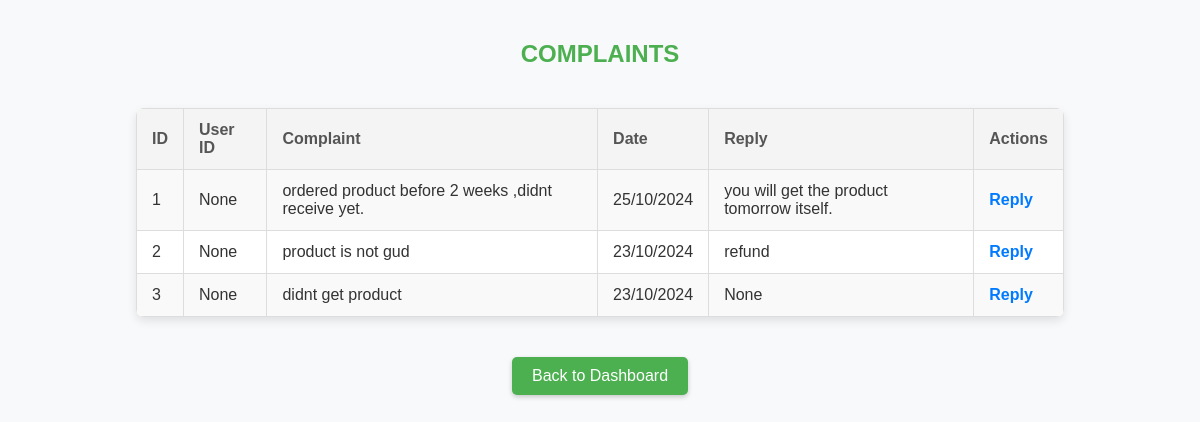
Page /app/complaintclass/ on the committed database.
### app/models.py (models this page shows)
class complaint(models.Model):
    userid=models.ForeignKey(Logintable,null=True,blank=True,on_delete=models.CASCADE)
    complaint=models.CharField(max_length=255,null=True,blank=True)
    date=models.CharField(max_length=255,null=True,blank=True)
    reply=models.CharField(max_length=255,null=True,blank=True)

### app/views.py (the view)
# urls.py: path('complaintclass/',complaintclass.as_view(),name='complaintclass'),
class complaintclass(View):
    def get(self,request):
        xyz=complaint.objects.all()
        return render(request,"complaint.html",{'x':xyz})

### templates/complaint.html (shortened to what this page needs)
<!DOCTYPE html>
<html lang="en">
<head>
</head>
<body>
    <h2>Complaints</h2>
    <table>
        <tr>
            <th>ID</th>
            <th>User ID</th>
            <th>Complaint</th>
            <th>Date</th>
            <th>Reply</th>
            <th>Actions</th>
        </tr>
        {% for i in x %}
        <tr>
            <td>{{ forloop.counter }}</td>
            <td>{{ i.userid }}</td>
            <td>{{ i.complaint }}</td>
            <td>{{ i.date }}</td>
            <td>{{ i.reply }}</td>
            <td class="actions">
                <a href="/app/complaintedit/{{ i.id }}">Reply</a>
            </td>
        </tr>
        {% endfor %}
    </table>
    <a href="/app/admindashboard" class="home-link">Back to Dashboard</a>
</body>
</html>

### templates/complaint.html (style rules this page uses)
body { font-family: Arial, sans-serif; margin: 0; padding: 0; background-color: #f8f9fa; color: #333; display: flex; flex-direction: column; align-items: center; padding: 20px; }
h2 { color: #4CAF50; margin-bottom: 20px; text-transform: uppercase; font-size: 24px; font-weight: bold; }
table { width: 80%; border-collapse: collapse; margin: 20px 0; font-size: 16px; text-align: left; background-color: #fff; border-radius: 8px; overflow: hidden; box-shadow: 0 4px 10px rgba(0, 0, 0, 0.1); }
th, td { padding: 12px 15px; border: 1px solid #ddd; }
th { background-color: #f4f4f4; color: #555; font-weight: bold; }
tr:nth-child(even) { background-color: #f9f9f9; }
.actions a { text-decoration: none; color: #007BFF; font-weight: bold; }
.home-link { margin-top: 20px; text-decoration: none; font-size: 16px; color: #ffffff; background-color: #4CAF50; padding: 10px 20px; border-radius: 5px; box-shadow: 0 2px 5px rgba(0, 0, 0, 0.2); }

### rows in the picture
complaint: userid "None", complaint "ordered product before 2 weeks ,didnt receive yet.", date "25/10/2024", reply "you will get the product tomorrow itself."
complaint: userid "None", complaint "product is not gud", date "23/10/2024", reply "refund"
complaint: userid "None", complaint "didnt get product", date "23/10/2024", reply "None"
